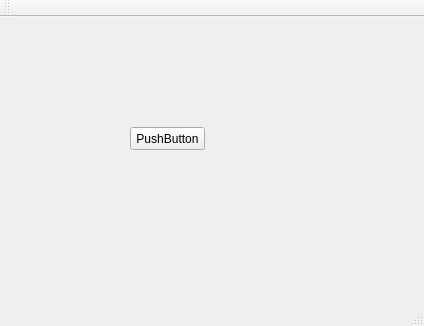
<?xml version="1.0" encoding="UTF-8"?>
<ui version="4.0">
 <class>MainWindow</class>
 <widget class="QMainWindow" name="MainWindow">
  <property name="geometry">
   <rect>
    <x>0</x>
    <y>0</y>
    <width>424</width>
    <height>326</height>
   </rect>
  </property>
  <property name="windowTitle">
   <string>MainWindow</string>
  </property>
  <widget class="QWidget" name="centralWidget">
   <widget class="QPushButton" name="pushButton">
    <property name="geometry">
     <rect>
      <x>130</x>
      <y>110</y>
      <width>75</width>
      <height>23</height>
     </rect>
    </property>
    <property name="text">
     <string>PushButton</string>
    </property>
   </widget>
  </widget>
  <widget class="QMenuBar" name="menuBar">
   <property name="geometry">
    <rect>
     <x>0</x>
     <y>0</y>
     <width>424</width>
     <height>23</height>
    </rect>
   </property>
  </widget>
  <widget class="QToolBar" name="mainToolBar">
   <attribute name="toolBarArea">
    <enum>TopToolBarArea</enum>
   </attribute>
   <attribute name="toolBarBreak">
    <bool>false</bool>
   </attribute>
  </widget>
  <widget class="QStatusBar" name="statusBar"/>
 </widget>
 <layoutdefault spacing="6" margin="11"/>
 <resources/>
 <connections/>
</ui>
